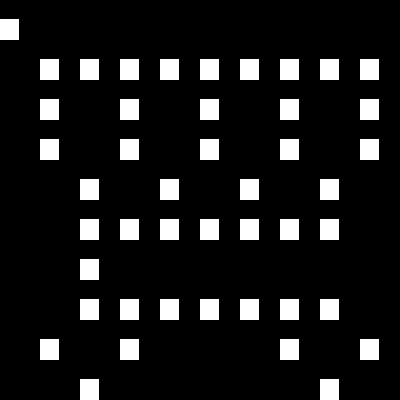

A 2D game scene composited from a Tiled map and its tileset images. What follows is a short description and the map's XML, with each tile layer's data collapsed to a summary:
An orthogonal 10x10 tile map with 40x40 px tiles, 1 tile layer (Layer 1).

<map version="1.0" orientation="orthogonal" width="10" height="10" tilewidth="40" tileheight="40">
 <tileset firstgid="1" name="texture" tilewidth="40" tileheight="40" spacing="4" margin="4">
  <image source="texture.png" />
 </tileset>
 <layer name="Layer 1" width="10" height="10">
  <data>[100 cells, 45 non-empty, 1 distinct tile ids]</data>
 </layer>
</map>
